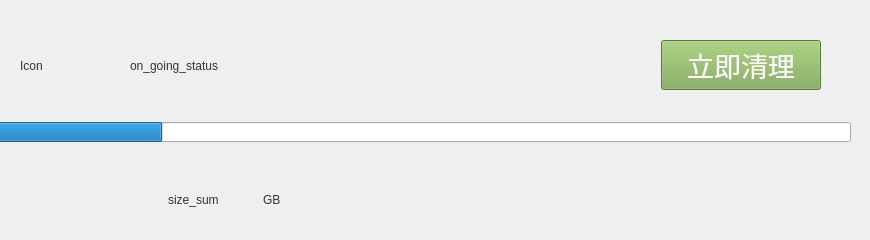
                    <widget class="QWidget" name="cleaner_page_com">
                     <widget class="QLabel" name="Icon_Placeholder_2">
                      <property name="geometry">
                       <rect>
                        <x>20</x>
                        <y>10</y>
                        <width>81</width>
                        <height>111</height>
                       </rect>
                      </property>
                      <property name="styleSheet">
                       <string notr="true">font: 20pt &quot;Noto Mono&quot;;
color: rgb(51, 51, 51);</string>
                      </property>
                      <property name="text">
                       <string>Icon</string>
                      </property>
                     </widget>
                     <widget class="QProgressBar" name="cleaner_page_com_scan_ongoing_progress_bar">
                      <property name="geometry">
                       <rect>
                        <x>-10</x>
                        <y>122</y>
                        <width>861</width>
                        <height>20</height>
                       </rect>
                      </property>
                      <property name="value">
                       <number>20</number>
                      </property>
                      <property name="textVisible">
                       <bool>false</bool>
                      </property>
                     </widget>
                     <widget class="QWidget" name="layoutWidget">
                      <property name="geometry">
                       <rect>
                        <x>130</x>
                        <y>170</y>
                        <width>221</width>
                        <height>61</height>
                       </rect>
                      </property>
                      <layout class="QHBoxLayout" name="scanned_result_horizontal_layout" stretch="5,0">
                       <item>
                        <widget class="QLabel" name="cleaner_page_com_scan_sum_size_num">
                         <property name="sizePolicy">
                          <sizepolicy hsizetype="Fixed" vsizetype="Fixed">
                           <horstretch>0</horstretch>
                           <verstretch>0</verstretch>
                          </sizepolicy>
                         </property>
                         <property name="styleSheet">
                          <string notr="true">font: 16pt &quot;Noto Mono&quot;;
color: rgb(51, 51, 51);</string>
                         </property>
                         <property name="text">
                          <string>size_sum</string>
                         </property>
                        </widget>
                       </item>
                       <item>
                        <widget class="QLabel" name="cleaner_page_com_scan_sum_size_postfix">
                         <property name="sizePolicy">
                          <sizepolicy hsizetype="Fixed" vsizetype="Fixed">
                           <horstretch>0</horstretch>
                           <verstretch>0</verstretch>
                          </sizepolicy>
                         </property>
                         <property name="maximumSize">
                          <size>
                           <width>50</width>
                           <height>16777215</height>
                          </size>
                         </property>
                         <property name="styleSheet">
                          <string notr="true">font: 16pt &quot;Noto Mono&quot;;
color: rgb(51, 51, 51);</string>
                         </property>
                         <property name="text">
                          <string>GB</string>
                         </property>
                        </widget>
                       </item>
                      </layout>
                     </widget>
                     <widget class="QWidget" name="layoutWidget">
                      <property name="geometry">
                       <rect>
                        <x>130</x>
                        <y>30</y>
                        <width>691</width>
                        <height>71</height>
                       </rect>
                      </property>
                      <layout class="QHBoxLayout" name="scanned_ongoing_indicator_hor_layout">
                       <item>
                        <widget class="QLabel" name="cleaner_page_com_scan_ongoing_status_text">
                         <property name="styleSheet">
                          <string notr="true">font: 20pt &quot;Noto Mono&quot;;
color: rgb(51, 51, 51);</string>
                         </property>
                         <property name="text">
                          <string>on_going_status</string>
                         </property>
                        </widget>
                       </item>
                       <item>
                        <widget class="QPushButton" name="cleaner_page_com_scan_perform_cleaning">
                         <property name="sizePolicy">
                          <sizepolicy hsizetype="Fixed" vsizetype="Fixed">
                           <horstretch>0</horstretch>
                           <verstretch>0</verstretch>
                          </sizepolicy>
                         </property>
                         <property name="minimumSize">
                          <size>
                           <width>0</width>
                           <height>0</height>
                          </size>
                         </property>
                         <property name="maximumSize">
                          <size>
                           <width>160</width>
                           <height>50</height>
                          </size>
                         </property>
                         <property name="baseSize">
                          <size>
                           <width>0</width>
                           <height>0</height>
                          </size>
                         </property>
                         <property name="styleSheet">
                          <string notr="true">QPushButton {
	background-color: rgb(124,166,82);
}
QPushButton:hover {
	background-color: rgb(171,228,113);
}
QPushButton:pressed {	
	background-color: rgb(87,116,57);
}
QPushButton {
	font-size:20pt; color: rgb(255, 255, 255);
}</string>
                         </property>
                         <property name="text">
                          <string>立即清理</string>
                         </property>
                        </widget>
                       </item>
                      </layout>
                     </widget>
                    </widget>
